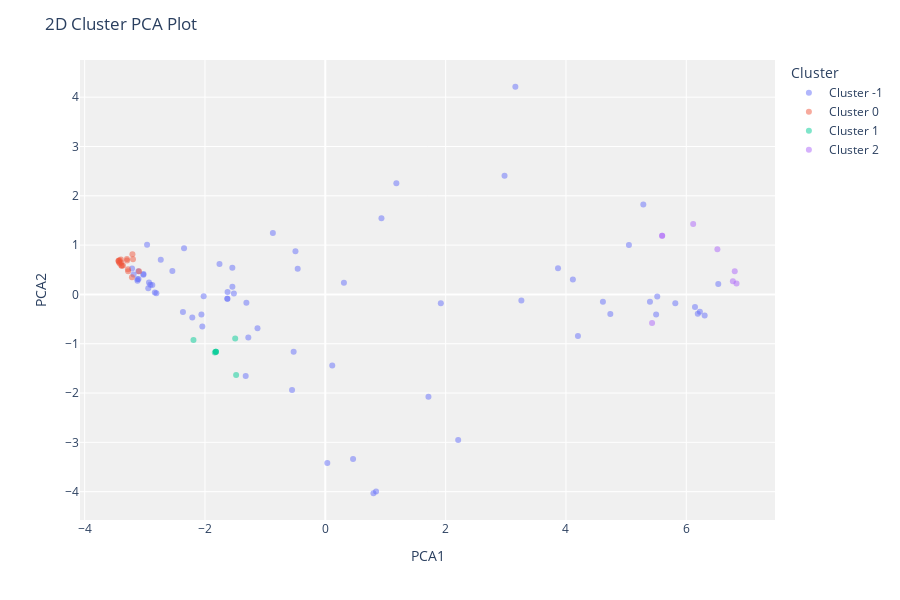

The notebook cell saved with this chart:
### Code cell
plot_model(model_optics)

### Figure 1 — Plotly figure (JSON) as saved in the notebook; plotly's stock layout.template omitted (floating-point values rounded to 4 significant figures)
{"data": [{"customdata": [[110], [110], [110], [97], [110], [105], [110], [110], [105], [110], [110], [40], [60], [89], [103], [98], [110], [108], [108], [79], [102], [110], [109], [110], [110], [108], [98], [88], [110], [110], [105], [110], [98], [95], [110], [109], [98], [40], [91], [97], [71], [102], [106], [107], [71], [0], [97], [110], [110], [50], [98], [107], [85], [110], [110], [110], [110], [110], [105], [110], [110], [110], [60], [103], [110], [110], [101], [110], [87]], "hovertemplate": "Cluster=Cluster -1<br>PCA1=%{x}<br>PCA2=%{y}<br>Feature=%{customdata[0]}<extra></extra>", "legendgroup": "Cluster -1", "marker": {"color": "#636efa", "opacity": 0.5, "symbol": "circle"}, "mode": "markers", "name": "Cluster -1", "orientation": "v", "showlegend": true, "textposition": "top center", "type": "scatter", "x": [-1.52, -2.366, -2.211, -1.759, -2.044, -1.127, -1.312, -1.624, 2.208, -1.545, -0.8718, 3.159, 1.92, 1.714, -2.06, 2.979, 0.8438, -2.022, 0.1151, 1.181, -0.553, 0.4613, -0.5263, -1.323, -2.876, 0.033, -1.628, -0.459, -1.545, -0.4963, -1.28, 0.8003, -1.628, 0.9332, -2.348, -2.909, 6.305, 6.532, 6.145, 5.818, 6.226, 6.191, 5.499, 5.518, 5.396, 5.286, 5.047, -3.212, -3.187, 4.615, 4.738, 4.199, 4.115, -2.808, -3.025, -2.834, -2.943, -3.106, -3.022, -2.543, -2.735, -2.931, 3.259, -2.963, -3.108, -3.122, 3.868, -3.122, 0.3093], "xaxis": "x", "y": [0.01847, -0.3586, -0.467, 0.6162, -0.6504, -0.6854, -0.1697, 0.04936, -2.953, 0.5397, 1.243, 4.211, -0.18, -2.073, -0.4081, 2.405, -3.995, -0.03781, -1.439, 2.256, -1.938, -3.338, -1.164, -1.654, 0.19, -3.417, -0.08918, 0.5197, 0.1553, 0.8738, -0.8744, -4.032, -0.08918, 1.544, 0.9347, 0.1936, -0.4252, 0.2094, -0.2539, -0.1806, -0.3497, -0.3898, -0.4053, -0.04044, -0.1497, 1.825, 1.002, 0.5246, 0.4063, -0.1492, -0.3996, -0.8414, 0.302, 0.02255, 0.3972, 0.03679, 0.1255, 0.3115, 0.4118, 0.4728, 0.7013, 0.2406, -0.1233, 1.006, 0.4688, 0.3073, 0.5291, 0.2781, 0.2351], "yaxis": "y"}, {"customdata": [[110], [110], [110], [110], [110], [110], [110], [110], [110], [110], [110], [110], [110], [108], [110], [110], [110], [110]], "hovertemplate": "Cluster=Cluster 0<br>PCA1=%{x}<br>PCA2=%{y}<br>Feature=%{customdata[0]}<extra></extra>", "legendgroup": "Cluster 0", "marker": {"color": "#EF553B", "opacity": 0.5, "symbol": "circle"}, "mode": "markers", "name": "Cluster 0", "orientation": "v", "showlegend": true, "textposition": "top center", "type": "scatter", "x": [-3.436, -3.296, -3.382, -3.39, -3.363, -3.421, -3.429, -3.393, -3.298, -3.438, -3.197, -3.397, -3.416, -3.28, -3.214, -3.278, -3.097, -3.207], "xaxis": "x", "y": [0.681, 0.6855, 0.5829, 0.5881, 0.5861, 0.6926, 0.651, 0.6472, 0.7187, 0.6772, 0.7116, 0.7085, 0.6281, 0.5083, 0.3493, 0.4673, 0.4687, 0.8162], "yaxis": "y"}, {"customdata": [[107], [110], [110], [110], [110], [110], [110]], "hovertemplate": "Cluster=Cluster 1<br>PCA1=%{x}<br>PCA2=%{y}<br>Feature=%{customdata[0]}<extra></extra>", "legendgroup": "Cluster 1", "marker": {"color": "#00cc96", "opacity": 0.5, "symbol": "circle"}, "mode": "markers", "name": "Cluster 1", "orientation": "v", "showlegend": true, "textposition": "top center", "type": "scatter", "x": [-1.498, -2.192, -1.819, -1.819, -1.819, -1.483, -1.837], "xaxis": "x", "y": [-0.8921, -0.9228, -1.163, -1.163, -1.163, -1.633, -1.177], "yaxis": "y"}, {"customdata": [[0], [10], [85], [0], [10], [20], [0], [0]], "hovertemplate": "Cluster=Cluster 2<br>PCA1=%{x}<br>PCA2=%{y}<br>Feature=%{customdata[0]}<extra></extra>", "legendgroup": "Cluster 2", "marker": {"color": "#ab63fa", "opacity": 0.5, "symbol": "circle"}, "mode": "markers", "name": "Cluster 2", "orientation": "v", "showlegend": true, "textposition": "top center", "type": "scatter", "x": [6.775, 5.599, 5.431, 6.114, 5.599, 6.835, 6.517, 6.806], "xaxis": "x", "y": [0.2653, 1.192, -0.5808, 1.428, 1.192, 0.2238, 0.9137, 0.469], "yaxis": "y"}], "layout": {"height": 600, "legend": {"title": {"text": "Cluster"}, "tracegroupgap": 0}, "margin": {"t": 60}, "plot_bgcolor": "rgb(240,240,240)", "title": {"text": "2D Cluster PCA Plot"}, "xaxis": {"anchor": "y", "domain": [0, 1], "title": {"text": "PCA1"}}, "yaxis": {"anchor": "x", "domain": [0, 1], "title": {"text": "PCA2"}}}}
